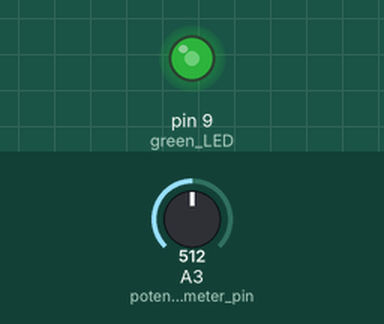
The sketch below on a simulated Arduino Uno, built with avr-gcc and run on an emulated ATmega328P. On the bench: output pins drawn as LEDs (lit = HIGH). Inputs (shaded band) come from the test bench; at power-on: A3 (potentiometer_pin) = 512.

Above: at 1.2 s.
1.3 s: A3 (potentiometer_pin) set to 716
At 2.1 s:
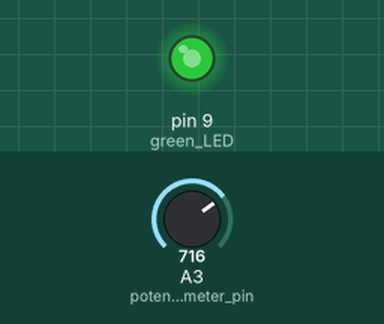
2.8 s: A3 (potentiometer_pin) set to 900
At 3.3 s:
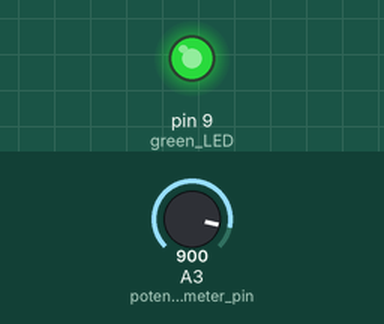
4.3 s: A3 (potentiometer_pin) set to 122
At 5.5 s:
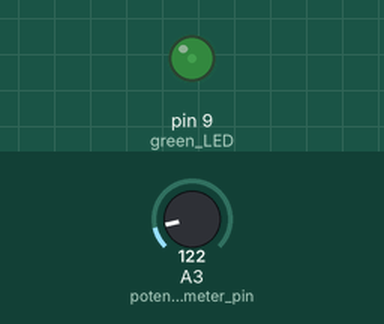
5.8 s: A3 (potentiometer_pin) set to 0
At 6.8 s:
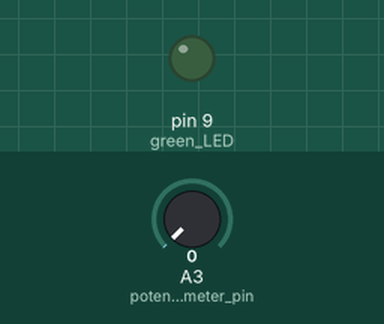
7.3 s: A3 (potentiometer_pin) set to 511
At 7.9 s:
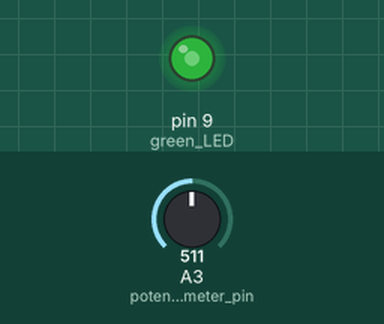
Timing chart, 0 to 9.8 s (numbered marks = the images above; inputs shaded):
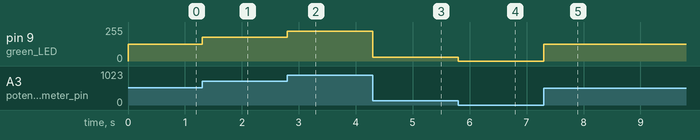

Measured:
- after the input at 1.3 s, pin 9 (green_LED): 127/255 → 178/255 at once
- after the input at 2.8 s, pin 9 (green_LED): 178/255 → 224/255 at once
- after the input at 4.3 s, pin 9 (green_LED): 224/255 → 30/255 at once
- after the input at 5.8 s, pin 9 (green_LED): 30/255 → 0/255 at once
- after the input at 7.3 s, pin 9 (green_LED): 0/255 → 127/255 at once

The sketch:

14_Dimmable_LED.ino
```cpp
int potentiometer_pin = A3;
int green_LED = 9;

int read_value;
// float read_voltage;

float brightness;

// int delay_time = 500;


void setup() {
  // put your setup code here, to run once:
  Serial.begin(9600);

  pinMode(potentiometer_pin, INPUT);
  pinMode(green_LED, OUTPUT);
}

void loop() {
  // put your main code here, to run repeatedly:

  read_value = analogRead(potentiometer_pin);
  // read_voltage = (5. / 1023.) * read_value;

  // Serial.print("Voltage is ");
  // Serial.println(read_voltage);

  brightness = (255. / 1023.) * read_value;

  // Serial.print("Brightness value is ");
  // Serial.println(brightness);

  analogWrite(green_LED, brightness);
}
```
